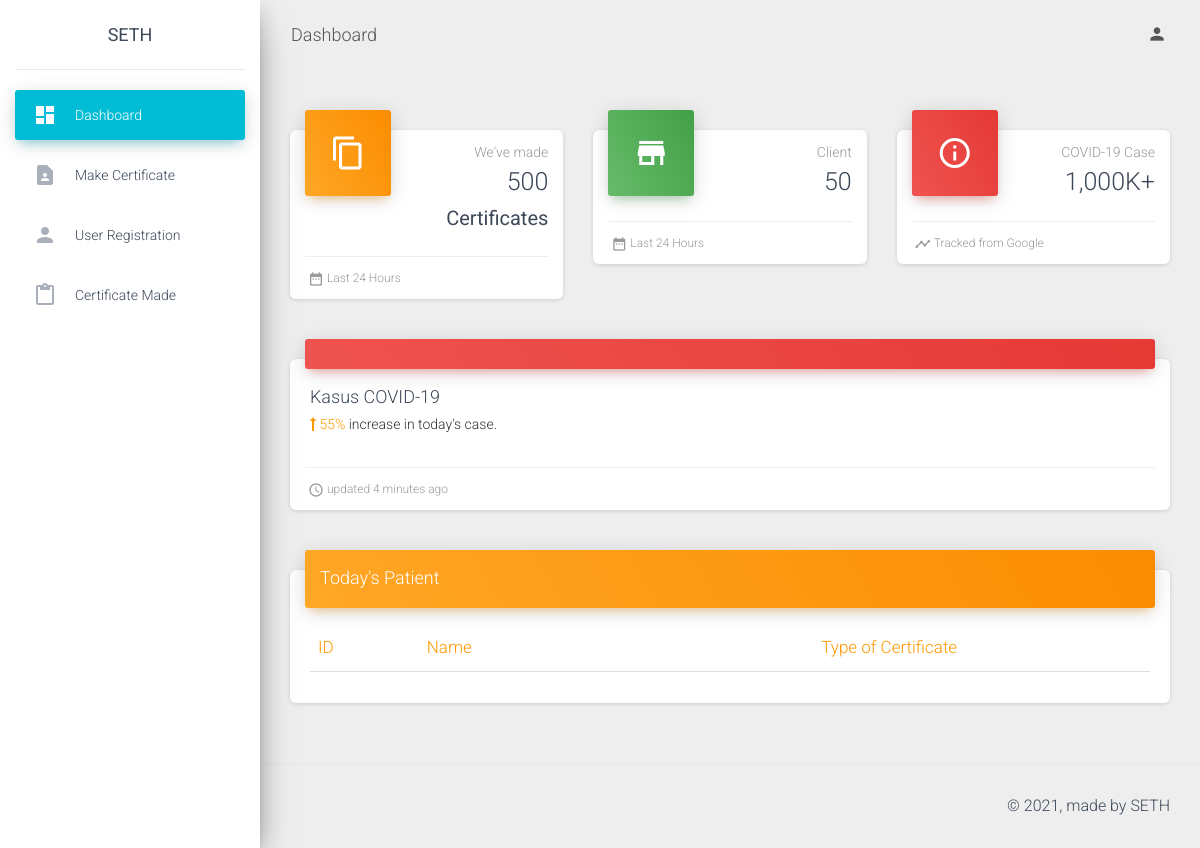
The app's page /a_web/dashboard/ (signed in), older data.
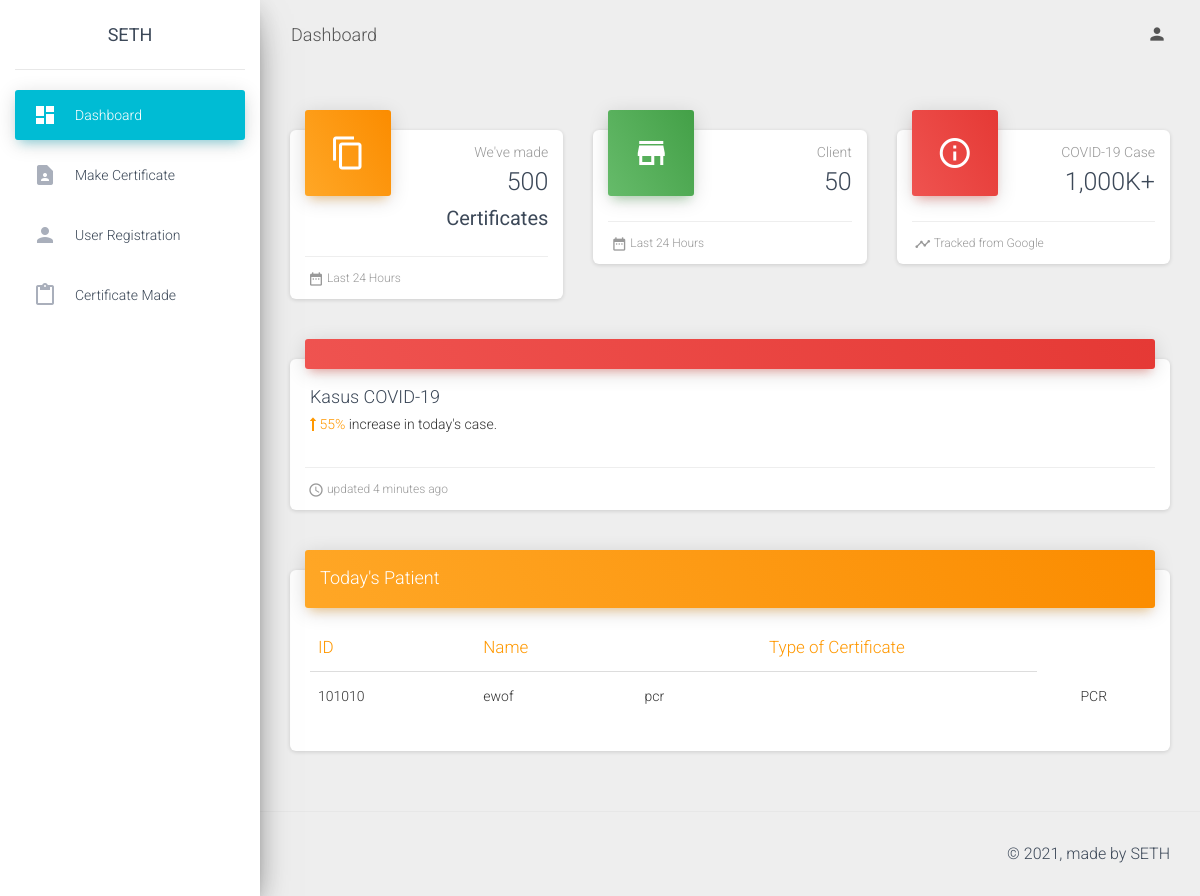
The same page, newer data.
### SETH/models.py (models this page shows)
class Certificate(models.Model):
    cuser = models.ForeignKey(CUser, on_delete=models.CASCADE)
    cert_type = models.CharField(max_length=10, blank=False)
    note = models.CharField(max_length=250, blank=True, null=True)
    date = models.DateField(default=date.today, blank=True, null=True)
    a_place = models.ForeignKey(APlace, on_delete=models.CASCADE, blank=True, null=True)
    result = models.BooleanField(blank=False, default=True)
    good_result = models.BooleanField(blank=False, default=False)

class CUser(models.Model):
    nik = models.CharField(max_length=50, blank=False)
    name = models.CharField(max_length=50, blank=False)
    email = models.CharField(max_length=50, blank=False)
    phone = models.CharField(max_length=50, blank=False)
    bday = models.CharField(max_length=50, blank=False)
    address = models.CharField(max_length=50, blank=False)
    city = models.CharField(max_length=50, blank=False)
    country = models.CharField(max_length=50, blank=False)
    postalcode = models.CharField(max_length=50, blank=False)
    password = models.CharField(max_length=50, blank=False, default='12345')
    face_data = models.CharField(max_length=25, blank=True, null=True)
    fingerprint = models.CharField(max_length=25, blank=True, null=True)

### A_WEB/views.py (the view)
# urls.py: path('dashboard/', dashboard, name='dashboard'),
@login_required
@auser_required
def dashboard(request):
    print(request.user.is_authenticated)
    if request.method=="GET":
        print(dir(request.session))
        request.session = dict_to_session(session_to_dict(request.session))
        print(dict(request.session))
        return render(request, 'front1/dashboard.html', {"today": list(Certificate.objects.filter(date=date.today())), 'len_all': len(list(Certificate.objects.all()))},  )
    else:
        print("Invalid method")

### A_WEB/views.py (called while the page is built)
def session_to_dict(session):
    to_return = dict()
    keys = session.keys()#dir(session)
    for k in keys:
        try:
            to_return[k] = session[k]
        except:
            print('Error 1:', k)
    return to_return

def dict_to_session(dictionary):
    to_return = SessionStore()
    keys = list(dictionary.keys())
    for k in keys:
        try:
            to_return[k] = dictionary[k]
        except:
            print('Error 2:', k)
    return to_return

def auser_required(function=None, redirect_field_name=REDIRECT_FIELD_NAME, login_url='/a_web/login'):
    actual_decorator = user_passes_test(
        lambda u: u.is_active and u.usertype==UserAuthentication.A_TYPE,
        login_url=login_url,
        redirect_field_name=redirect_field_name
    )
    if function:
        return actual_decorator(
            function,
        )
    return actual_decorator

### templates/front1/dashboard.html (shortened to what the changed rows need)
<!DOCTYPE html>
<html lang="en">
<head>
  <link rel="stylesheet" href="https://maxcdn.bootstrapcdn.com/font-awesome/latest/css/font-awesome.min.css">
  <link href="/staticfiles/assets/css/material-dashboard.css?v=2.1.2" rel="stylesheet" />
  <link href="/staticfiles/assets/demo/demo.css" rel="stylesheet" />
</head>
<body class="">
    <div class="main-panel">
      <div class="content">
        <div class="container-fluid">
          <div class="row">
            <div class="col-md-12">
              <div class="card">
                <div class="card-body table-responsive">
                  <table class="table table-hover">
                    <thead class="text-warning">
                      <th>ID</th>
                      <th>Name</th>
                      <th class="text-center">Type of Certificate</th>
                    </thead>
                    <tbody>
                    {% for c in today %}
                      <tr>
                        <td>{{c.cuser.nik}}</td>
                        <td>{{c.cuser.name}}</td>
                        <td>{{c.cert_type}}</td>
                        <td class="text-center">PCR</td>
                      </tr>
                    {% endfor %}
                    </tbody>
                  </table>
                </div>
              </div>
            </div>
          </div>
        </div>
      </div>
    </div>
</body>
</html>

Row changes from the older to the newer data that the page shows:
added Certificate: cuser.nik "101010", cuser.name "ewof", cert_type "pcr"
